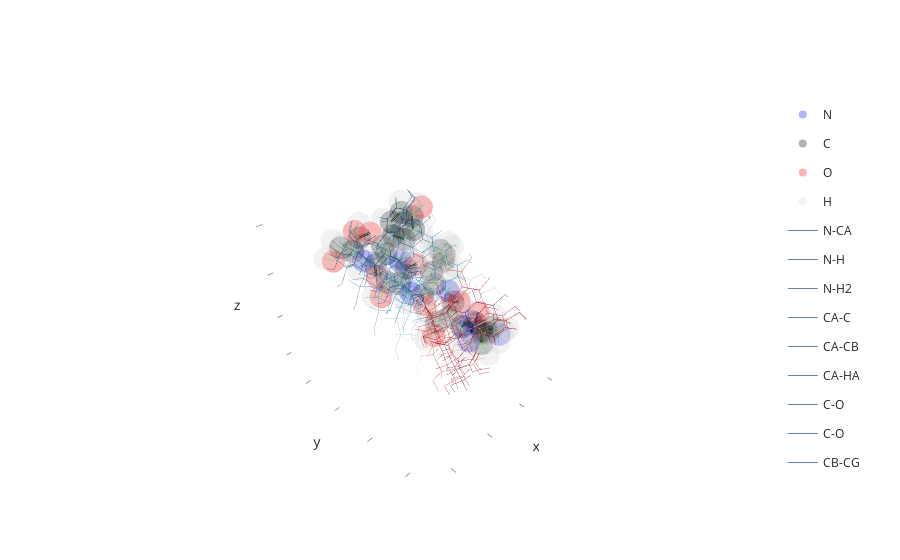

This figure's notebook cell:
### Code cell
def eval(self, state):  # , diff=True):
        """
        Calculate the evaluation score for a given state

        Parameters
        ----------
        state : np.ndarray
            The state of the environment

        Returns
        -------
        float
            The evaluation for the state
        """
        pairwise_dists = cdist(state, state)
        np.fill_diagonal(pairwise_dists, self._radius)

        # if diff:
        #     mask = np.abs(pairwise_dists - self._state_dists) < 1e-4
        #     mask *= pairwise_dists > self.clash_distance
        #     pairwise_dists[mask] = self._radius + 1

        # self.clash_handler()

        dist_eval = np.apply_along_axis(
            self.concatenation_function, 1, pairwise_dists
        )
        mask = dist_eval > -1
        # mean_dist_eval = 1.0 / np.mean(dist_eval[mask])
        # min_dist_eval = 1.0 / (np.min(dist_eval[mask] ** self._pushback) + 1e-6)

        final = np.log(np.mean(dist_eval[mask]) / (np.min(pairwise_dists) ** self._pushback))
        self._state_dists[:, :] = pairwise_dists
        self._last_eval = final
        return final

        # rowwise_dist_eval = np.apply_along_axis(
        #     self.concatenation_function, 1, pairwise_dists
        # )
        # mask = rowwise_dist_eval > -1
        # if not np.logical_or.reduce(mask):
        #     return self._last_eval

        rowwise_dist_eval[mask] **= self._pushback
        rowwise_dist_eval[mask] += 1e-6
        rowwise_dist_eval[mask] /= self.n_nodes
        rowwise_dist_eval[mask] **= -1
        rowwise_dist_eval[mask] = np.log(rowwise_dist_eval[mask])

        final = np.sum(rowwise_dist_eval[mask])
        self._state_dists[:, :] = pairwise_dists
        self._last_eval = final
        return final

DistanceRotatron.eval = eval


p = 0.05
def concat1(x):
    return 1/np.mean(x)
    # mean = np.mean(x)
    # min = np.min(x)
    # return (1.0 / mean) * (min ** p)
    # sortof promising
    # return (1.0 / mean) + (1.0 / min ** p)
env = DistanceRotatron(graph, edges, pushback=p, radius=20, concatenation_function=concat1)#, concatenation_function=concat)

angles = np.arange(0, np.pi*2, 0.3)
evals = np.zeros_like(angles)

idx = 0
for angle in angles:
    state, eval, *_ = env.step([angle])
    evals[idx] = eval
    env.reset()
    idx += 1

cmap = sns.color_palette("RdBu", as_cmap=True)
color_to_hex = lambda x: f"rgb({int(x[0]*255)},{int(x[1]*255)},{int(x[2]*255)})"
v = env.graph.draw()
_e = -evals + evals.max()
_e = _e / _e.max()
for i, angle in enumerate(angles):
    s = structure.copy()
    s.rotate_descendants(32, 33, angle, angle_is_degrees=False)
    v.draw_edges(*s.bonds, color=color_to_hex(cmap(_e[i])), opacity=0.6) 

angle = angles[np.argmin(evals)]
s = structure.copy()
s.rotate_descendants(32, 33, angle, angle_is_degrees=False)
v.draw_edges(*s.bonds, color="limegreen", opacity = 1)

v.show()
